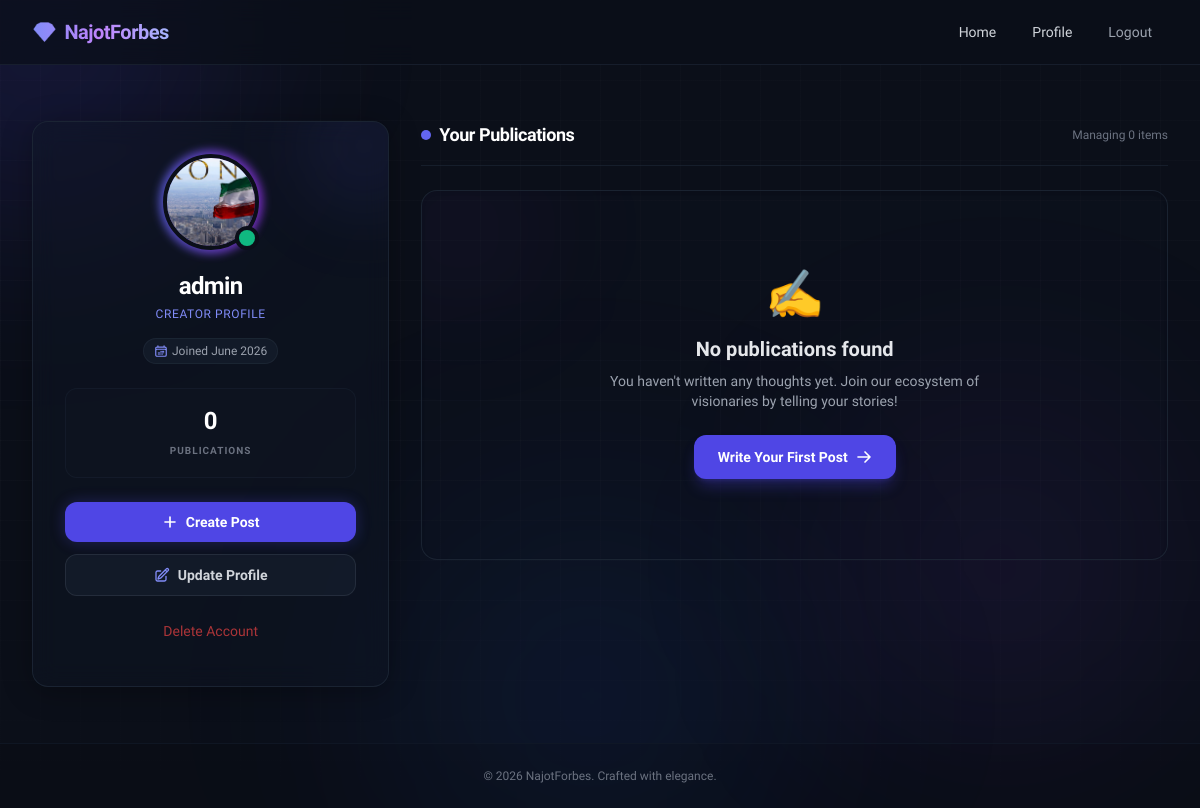
The page /auth/profile (signed in) on the database its author committed.
### accounts/models.py (models this page shows)
class CustomUser(AbstractUser):
    age = models.IntegerField(null=True, blank=True)
    profile_img = models.ImageField(upload_to='avatars/', default='default_profile.jpg', blank=True)
    phone_number = models.CharField(max_length=15, blank=True, null=True)

### accounts/views.py (the view)
# urls.py: path('profile', ProfileView.as_view(), name='profile'),
class ProfileView(LoginRequiredMixin, View):
    def get(self, request):
        posts = Post.objects.filter(author=request.user)
        return render(request, 'profile.html', {'posts':posts})

### templates/profile.html (shortened to what this page needs)
{% extends 'base.html' %}
{% block content %}
<div class="max-w-6xl mx-auto py-4">
    <div class="grid grid-cols-1 lg:grid-cols-12 gap-8 items-start">
        <div class="lg:col-span-4 sticky top-24 space-y-6">
            <div class="relative overflow-hidden bg-[#111726]/40 backdrop-blur-md border border-gray-800/80 rounded-2xl p-6 md:p-8 shadow-[0_4px_30px_rgba(0,0,0,0.3)] hover:border-indigo-500/20 transition-all duration-300">
                <div class="absolute -top-10 -right-10 w-32 h-32 bg-indigo-500/10 rounded-full blur-2xl"></div>
                <div class="flex flex-col items-center text-center">
                    <div class="relative group/profile-img mb-5">
                        <div class="relative">
                            {% if request.user.profile_img %}
                                <img src="{{ request.user.profile_img.url }}" alt="{{ request.user.username }}" class="w-24 h-24 rounded-full object-cover border-4 border-[#0B0F19] shadow-inner" onerror="this.onerror=null; this.src='https://placehold.co/150x150/1e1e2f/ffffff?text=Avatar';">
                            {% endif %}
                        </div>
                        <span class="absolute bottom-1 right-1 block h-4 w-4 rounded-full bg-emerald-500 ring-4 ring-[#0B0F19]"></span>
                    </div>
                    <h2 class="text-xl md:text-2xl font-bold text-white tracking-tight">
                        {% if request.user.username %}{{ request.user.username }}{% else %}Writer{% endif %}
                    </h2>
                    <p class="text-xs text-indigo-400 font-medium tracking-wider uppercase mt-1">Creator Profile</p>
                    <div class="mt-4 flex flex-wrap items-center justify-center gap-2 text-xs text-gray-400">
                        <span class="flex items-center gap-1 bg-gray-800/40 px-2.5 py-1 rounded-full border border-gray-800/80">
                            Joined {{ request.user.date_joined|date:"F Y"|default:"June 2026" }}
                        </span>
                    </div>
                    <div class="w-full grid grid-cols-1 gap-2 mt-6 py-4 px-2 rounded-xl bg-gray-900/30 border border-gray-800/40">
                        <div class="text-center">
                            <span class="block text-2xl font-black text-white">
                                {% if posts %}{{ posts|length }}{% else %}0{% endif %}
                            </span>
                            <span class="text-[10px] uppercase tracking-widest font-bold text-gray-500">Publications</span>
                        </div>
                    </div>
                    <div class="w-full space-y-3 mt-6">
                        <a href="{% url 'create-post' %}" class="flex items-center justify-center gap-2 w-full px-4 py-2.5 rounded-xl text-sm font-semibold text-white bg-indigo-600 hover:bg-indigo-500 active:scale-[0.98] transition-all duration-200 shadow-[0_0_15px_rgba(79,70,229,0.3)] hover:shadow-[0_0_20px_rgba(79,70,229,0.5)]">
                            <svg xmlns="http://www.w3.org/2000/svg" fill="none" viewBox="0 0 24 24" stroke-width="2.5" stroke="currentColor" class="w-4 h-4">
                                <path stroke-linecap="round" stroke-linejoin="round" d="M12 4.5v15m7.5-7.5h-15" />
                            </svg>
                            Create Post
                        </a>
                        <a href="{% url 'user' %}" class="flex items-center justify-center gap-2 w-full px-4 py-2.5 mb-20 rounded-xl text-sm font-semibold text-gray-300 hover:text-white bg-gray-800/40 border border-gray-700/50 hover:bg-gray-850/60 active:scale-[0.98] transition-all duration-200">
                            Update Profile
                        </a>
                        <a href="{% url 'user_delete' %}" class="flex p-3 items-center justify-center gap-2 w-full transition-all duration-200 rounded-lg text-sm font-medium text-red-500/70 hover:text-red-400 hover:bg-red-500/10 transition-all duration-200 border border-transparent hover:border-red-500/20">
                            Delete Account
                        </a>
                    </div>
                </div>
            </div>
        </div>
        <div class="lg:col-span-8 space-y-6">
            <div class="flex items-center justify-between border-b border-gray-800/60 pb-4 mb-2">
                <h3 class="text-lg font-bold tracking-tight text-white flex items-center gap-2">
                    <span class="w-2.5 h-2.5 rounded-full bg-indigo-500 animate-pulse"></span>
                    Your Publications
                </h3>
                <span class="text-xs text-gray-500">Managing {% if posts %}{{ posts|length }} items{% else %}0 items{% endif %}</span>
            </div>
            {% for post in posts %}
            <article class="group relative bg-[#111726]/40 backdrop-blur-md border border-gray-800/80 hover:border-indigo-500/30 rounded-2xl p-6 md:p-8 transition-all duration-300 shadow-[0_4px_20px_rgba(0,0,0,0.2)] hover:shadow-[0_10px_30px_rgba(79,70,229,0.1)] flex flex-col justify-between">
                <div class="flex items-center justify-between mb-5 pb-5 border-b border-gray-800/60">
                    <div class="flex items-center gap-3">
                        <div class="relative flex-shrink-0">
                            {% if request.user.profile_img %}
                                <img src="{{ request.user.profile_img.url }}" alt="{{ post.author }}" class="w-10 h-10 rounded-full object-cover border-2 border-indigo-500/20" onerror="this.onerror=null; this.src='https://placehold.co/100x100/1e1e2f/ffffff?text=Avatar';">
                            {% else %}
                                <div class="w-10 h-10 rounded-full bg-indigo-900/40 border border-indigo-500/30 flex items-center justify-center text-indigo-300 font-semibold text-xs">
                                    {{ request.user.username|slice:":1"|upper }}
                                </div>
                            {% endif %}
                            <span class="absolute bottom-0 right-0 block h-2 w-2 rounded-full bg-emerald-500 ring-2 ring-[#0B0F19]"></span>
                        </div>
                        <div>
                            <span class="block text-xs font-semibold text-gray-200">
                                {{ post.author }}
                            </span>
                            <span class="text-[10px] text-gray-400 font-medium">
                                {{ post.created_at|date:"F d, Y" }}
                            </span>
                        </div>
                    </div>
                    <div class="text-[10px] px-2.5 py-0.5 rounded-full bg-indigo-500/10 border border-indigo-500/20 text-indigo-300 font-bold tracking-wide uppercase">
                        Published
                    </div>
                </div>
                <a href="{% url 'post-detail' post.pk %}" class="block focus:outline-none focus:ring-2 focus:ring-indigo-500 rounded-lg">
                    <h4 class="text-xl font-bold text-white group-hover:text-indigo-300 transition-colors duration-200 mb-2 leading-tight">
                        {{ post.title }}
                    </h4>
                    {% if post.desc %}
                    <p class="text-gray-300 text-sm leading-relaxed mb-4 line-clamp-2">
                        {{ post.desc }}
                    </p>
                    {% endif %}
                    {% if post.image %}
                    <div class="overflow-hidden rounded-xl bg-gray-900/60 border border-gray-800 mb-5 aspect-[16/9] max-h-[300px] flex items-center justify-center">
                        <img src="{{ post.image.url }}" alt="{{ post.title }}" class="w-full h-full object-cover transform group-hover:scale-[1.01] transition-transform duration-500" loading="lazy" onerror="this.style.display='none';">
                    </div>
                    {% endif %}
                    <div class="text-gray-400 text-sm leading-relaxed line-clamp-3 prose prose-invert max-w-none mb-6">
                        {{ post.body|linebreaks }}
                    </div>
                </a>
                <div class="flex items-center justify-between pt-4 border-t border-gray-800/40 mt-auto">
                    <div class="flex items-center gap-3">
                        {% if request.user.is_authenticated %}
                        <form method="POST" action="{% url 'like' post.pk %}" class="inline">
                            {% csrf_token %}
                            {% if request.user in post.users_who_liked.all or request.user in post.users_who_liked %}
                                <button type="submit" class="flex items-center gap-2 px-3.5 py-1.5 rounded-full bg-rose-500/10 border border-rose-500/30 text-rose-400 hover:bg-rose-500/20 active:scale-95 transition-all duration-200 text-xs font-semibold">
                                    <svg xmlns="http://www.w3.org/2000/svg" viewBox="0 0 24 24" fill="currentColor" class="w-4 h-4 text-rose-500 animate-pulse">
                                        <path d="M11.645 20.91l-.007-.003-.003-.001a1.455 1.455 0 01-.527-.47L4.316 12.6C2.55 10.662 2.55 7.638 4.316 5.7L5.8 4.2C7.564 2.26 10.436 2.26 12.2 4.2l1.04 1.13 1.04-1.13c1.764-1.94 4.636-1.94 6.4 0l1.484 1.5c1.766 1.938 1.766 4.962 0 6.9l-6.8 7.84a1.455 1.455 0 01-.527.472l-.003.001-.007.003-.016.007a1.455 1.455 0 01-.98 0l-.016-.007z" />
                                    </svg>
                                    Liked
                                </button>
                            {% else %}
                                <button type="submit" class="flex items-center gap-2 px-3.5 py-1.5 rounded-full bg-gray-800/60 border border-gray-700/50 text-gray-300 hover:text-rose-400 hover:border-rose-500/20 hover:bg-rose-500/5 active:scale-95 transition-all duration-200 text-xs font-medium">
                                    <svg xmlns="http://www.w3.org/2000/svg" fill="none" viewBox="0 0 24 24" stroke-width="2" stroke="currentColor" class="w-4 h-4">
                                        <path stroke-linecap="round" stroke-linejoin="round" d="M21 8.25c0-2.485-2.099-4.5-4.688-4.5-1.935 0-3.597 1.126-4.312 2.733-.715-1.607-2.377-2.733-4.313-2.733C5.1 3.75 3 5.765 3 8.25c0 7.22 9 12 9 12s9-4.78 9-12z" />
                                    </svg>
                                    Like
                                </button>
                            {% endif %}
                        </form>
                        {% endif %}
                        <span class="text-xs bg-indigo-900/30 text-indigo-300 font-bold px-2.5 py-1 rounded-md border border-indigo-500/20">
                            {{ post.likes_count }} {{ post.likes_count|pluralize:"like,likes" }}
                        </span>
                    </div>
                    <a href="{% url 'post-detail' post.pk %}" class="flex items-center gap-1 text-xs font-semibold text-indigo-400 hover:text-indigo-300 transition-colors group-hover:translate-x-0.5 transform duration-200">
                        View Article
                        <svg xmlns="http://www.w3.org/2000/svg" fill="none" viewBox="0 0 24 24" stroke-width="2.5" stroke="currentColor" class="w-3.5 h-3.5">
                            <path stroke-linecap="round" stroke-linejoin="round" d="M8.25 4.5l7.5 7.5-7.5 7.5" />
                        </svg>
                    </a>
                </div>
            </article>
            {% empty %}
            <div class="text-center py-20 bg-[#111726]/20 border border-gray-800/80 rounded-2xl p-6 shadow-inner relative overflow-hidden">
                <div class="absolute -top-10 -left-10 w-40 h-40 bg-purple-500/5 rounded-full blur-3xl"></div>
                <div class="text-5xl mb-4">✍️</div>
                <h4 class="text-xl font-bold text-gray-200">No publications found</h4>
                <p class="text-gray-400 text-sm mt-2 max-w-sm mx-auto mb-6">You haven't written any thoughts yet. Join our ecosystem of visionaries by telling your stories!</p>
                <a href="{% url 'create-post' %}" class="inline-flex items-center gap-2 px-6 py-3 rounded-xl text-sm font-semibold text-white bg-indigo-600 hover:bg-indigo-500 shadow-lg shadow-indigo-600/30 hover:scale-[1.02] active:scale-[0.98] transition-all duration-200">
                    Write Your First Post
                    <svg xmlns="http://www.w3.org/2000/svg" fill="none" viewBox="0 0 24 24" stroke-width="2.5" stroke="currentColor" class="w-4 h-4">
                        <path stroke-linecap="round" stroke-linejoin="round" d="M13.5 4.5L21 12m0 0l-7.5 7.5M21 12H3" />
                    </svg>
                </a>
            </div>
            {% endfor %}
        </div>
    </div>
</div>
{% endblock %}

### rows shown on the page
CustomUser: user.profile_img (placeholder picture), user.username "admin", user.date_joined "June 2026"
